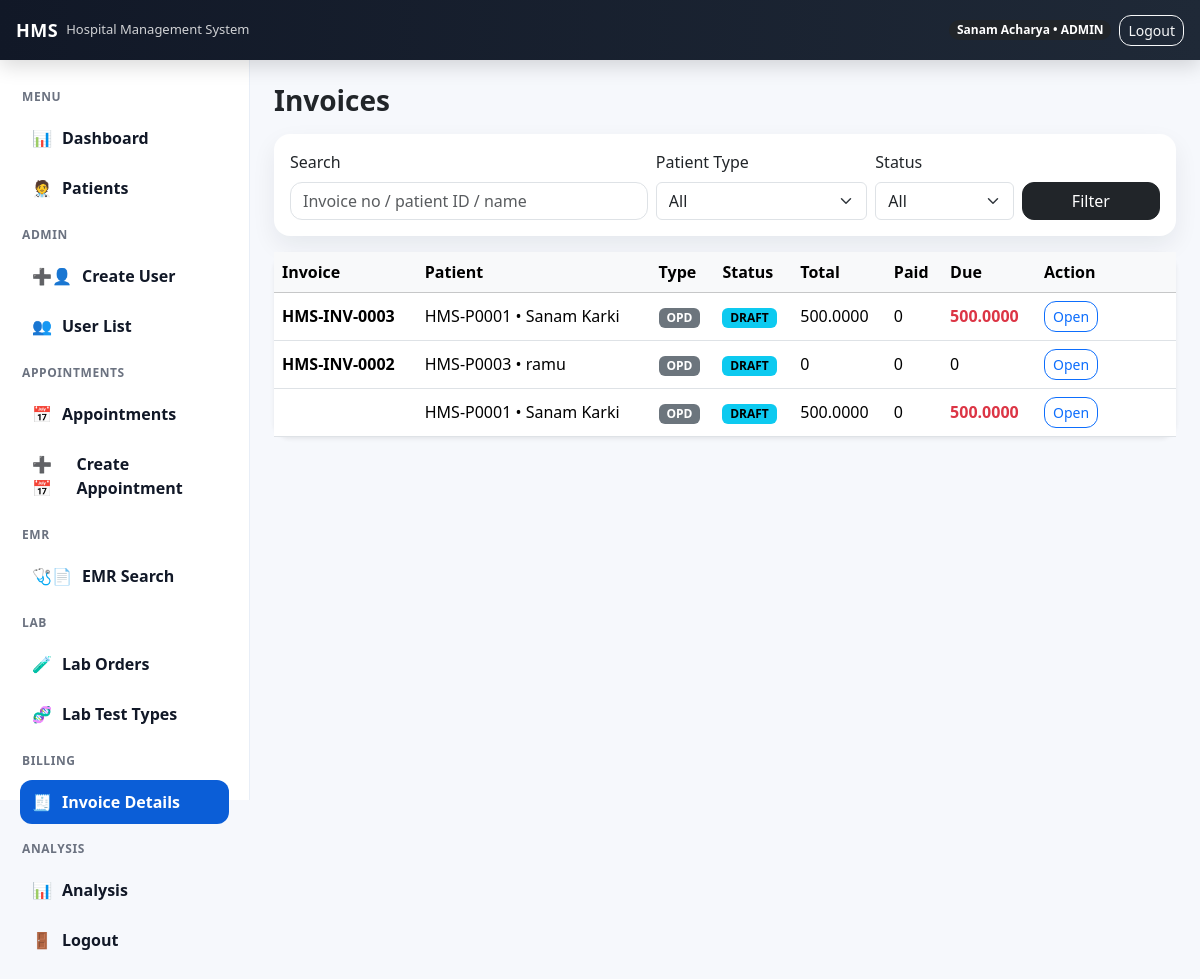
Page /billing/invoices/ (signed in) on the earlier database version.
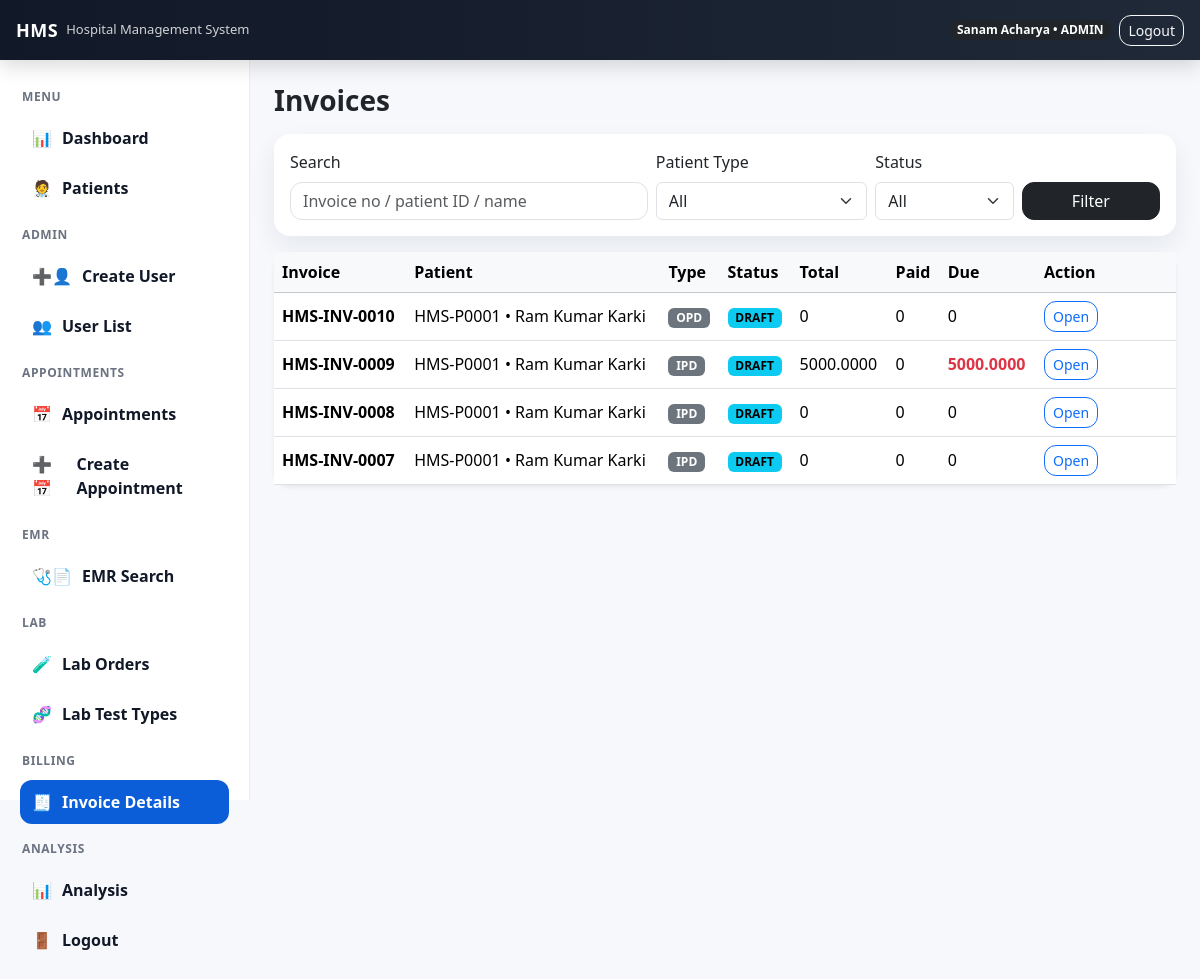
Same page on the later database version.
### accounts/models.py (models this page shows, shortened)
class BillingInvoice(models.Model):
    class PatientType(models.TextChoices):
        OPD = "OPD", "Opd"
        IPD = "IPD", "Ipd"
    class Status(models.TextChoices):
        DRAFT = "DRAFT", "Draft"
        PARTIAL = "PARTIAL", "Partial"
        PAID = "PAID", "Paid"
        CANCELLED = "CANCELLED", "Cancelled"
    invoice_no = models.CharField(max_length=30, unique=True, blank=True, null=True)
    patient = models.ForeignKey("Patient", on_delete=models.CASCADE, related_name="invoices")
    patient_type = models.CharField(max_length=10, choices=PatientType.choices, default=PatientType.OPD)
    appointment = models.ForeignKey("Appointment", on_delete=models.SET_NULL, null=True, blank=True, related_name="invoices")
    lab_order = models.ForeignKey("LabOrder", on_delete=models.SET_NULL, null=True, blank=True, related_name="invoices")
    admission = models.ForeignKey("Admission", on_delete=models.SET_NULL, null=True, blank=True, related_name="invoices")
    status = models.CharField(max_length=15, choices=Status.choices, default=Status.DRAFT)
    discount = models.DecimalField(max_digits=10, decimal_places=2, default=0)
    tax = models.DecimalField(max_digits=10, decimal_places=2, default=0)
    created_by = models.ForeignKey(settings.AUTH_USER_MODEL, on_delete=models.SET_NULL, null=True, related_name="created_invoices")
    created_at = models.DateTimeField(auto_now_add=True)
    @property
    def subtotal(self):
        return sum((i.line_total for i in self.items.all()), Decimal("0"))
    @property
    def grand_total(self):
        total = self.subtotal + (self.tax or 0) - (self.discount or 0)
        return total if total > 0 else Decimal("0")
    @property
    def paid_amount(self):
        return sum((p.amount for p in self.payments.all()), Decimal("0"))
    @property
    def due_amount(self):
        due = self.grand_total - self.paid_amount
        return due if due > 0 else Decimal("0")

class Patient(models.Model):
    patient_id = models.CharField(max_length=20, unique=True, editable=False)
    full_name = models.CharField(max_length=150)
    phone_number = models.CharField(max_length=20, blank=True)
    email = models.EmailField(blank=True, null=True)
    address = models.CharField(max_length=255, blank=True)
    gender = models.CharField(max_length=10, choices=[("MALE", "Male"), ("FEMALE", "Female"), ("OTHER", "Other")], blank=True)
    dob = models.DateField(blank=True, null=True)
    created_at = models.DateTimeField(auto_now_add=True)
    assigned_doctor = models.ForeignKey(
        settings.AUTH_USER_MODEL,
        on_delete=models.SET_NULL,
        null=True,
        blank=True,
        related_name="assigned_patients",
        limit_choices_to={"role": "DOCTOR"}
    )

class BillingInvoiceItem(models.Model):
    invoice = models.ForeignKey(BillingInvoice, on_delete=models.CASCADE, related_name="items")
    description = models.CharField(max_length=200)
    qty = models.DecimalField(max_digits=10, decimal_places=2, default=1)
    unit_price = models.DecimalField(max_digits=10, decimal_places=2, default=0)
    lab_test_type = models.ForeignKey("LabTestType", on_delete=models.SET_NULL, null=True, blank=True)
    ward = models.ForeignKey("Ward", on_delete=models.SET_NULL, null=True, blank=True)
    bed = models.ForeignKey("Bed", on_delete=models.SET_NULL, null=True, blank=True)
    @property
    def line_total(self):
        return(self.qty or 0) * (self.unit_price or 0)

### accounts/views.py (the view)
# urls.py: path("billing/invoices/", invoice_list_view, name="invoice_list"),
@login_required
@roles_required("ADMIN", "CASHIER", "ACCOUNTANT")
def invoice_list_view(request):
    q = (request.GET.get("q") or "").strip()
    status = (request.GET.get("status") or "").strip()
    ptype = (request.GET.get("ptype") or "").strip()
    qs = BillingInvoice.objects.select_related("patient").order_by("-id")
    if q:
        qs = qs.filter(
            Q(invoice_no__icontains=q) |
            Q(patient__patient_id__icontains=q) |
            Q(patient__full_name__icontains=q)
        )
    if status:
        qs = qs.filter(status=status)
    if ptype:
        qs = qs.filter(patient_type=ptype)
    return render(request, "accounts/invoice_list.html", {
        "invoices": qs,
        "q": q,
        "status": status,
        "ptype": ptype,
        "status_choices": BillingInvoice.Status.choices,
        "ptype_choices": BillingInvoice.PatientType.choices,
    })

### templates/accounts/invoice_list.html (shortened to what this page needs)
{% extends "base.html" %}
{% block content %}
<div class="d-flex justify-content-between align-items-center mb-3">
  <h3 class="fw-bold mb-0">Invoices</h3>
</div>
<form method="get" class="card p-3 mb-3">
  <div class="row g-2 align-items-end">
    <div class="col-md-5">
      <label class="form-label">Search</label>
      <input class="form-control" name="q" value="{{ q }}" placeholder="Invoice no / patient ID / name">
    </div>
    <div class="col-md-3">
      <label class="form-label">Patient Type</label>
      <select class="form-select" name="ptype">
        <option value="">All</option>
      </select>
    </div>
    <div class="col-md-2">
      <label class="form-label">Status</label>
      <select class="form-select" name="status">
        <option value="">All</option>
      </select>
    </div>
    <div class="col-md-2 d-grid">
      <button class="btn btn-dark">Filter</button>
    </div>
  </div>
</form>
<div class="card shadow-sm">
  <div class="table-responsive">
    <table class="table table-hover mb-0 align-middle">
      <thead class="table-light">
        <tr>
          <th>Invoice</th>
          <th>Patient</th>
          <th>Type</th>
          <th>Status</th>
          <th>Total</th>
          <th>Paid</th>
          <th>Due</th>
          <th style="width:140px;">Action</th>
        </tr>
      </thead>
      <tbody>
        {% for inv in invoices %}
        <tr>
          <td class="fw-semibold">{{ inv.invoice_no }}</td>
          <td>{{ inv.patient.patient_id }} • {{ inv.patient.full_name }}</td>
          <td><span class="badge text-bg-secondary">{{ inv.patient_type }}</span></td>
          <td><span class="badge text-bg-info">{{ inv.status }}</span></td>
          <td>{{ inv.grand_total }}</td>
          <td>{{ inv.paid_amount }}</td>
          <td class="{% if inv.due_amount > 0 %}text-danger fw-bold{% endif %}">{{ inv.due_amount }}</td>
          <td>
            <a class="btn btn-sm btn-outline-primary" href="{% url 'invoice_detail' inv.id %}">Open</a>
          </td>
        </tr>
        {% empty %}
        <tr><td colspan="8" class="text-center text-muted py-4">No invoices found.</td></tr>
        {% endfor %}
      </tbody>
    </table>
  </div>
</div>
{% endblock %}

Differences in the rows shown:
removed BillingInvoice: invoice_no "HMS-INV-0003", patient.patient_id "HMS-P0001", patient.full_name "Sanam Karki", patient_type "OPD", status "DRAFT", grand_total "500.0000", paid_amount "0", due_amount "500.0000"
removed BillingInvoice: invoice_no "HMS-INV-0002", patient.patient_id "HMS-P0003", patient.full_name "ramu", patient_type "OPD", status "DRAFT", grand_total "0", paid_amount "0", due_amount "0"
removed BillingInvoice: patient.patient_id "HMS-P0001", patient.full_name "Sanam Karki", patient_type "OPD", status "DRAFT", grand_total "500.0000", paid_amount "0", due_amount "500.0000"
added BillingInvoice: invoice_no "HMS-INV-0010", patient.patient_id "HMS-P0001", patient.full_name "Ram Kumar Karki", patient_type "OPD", status "DRAFT", grand_total "0", paid_amount "0", due_amount "0"
added BillingInvoice: invoice_no "HMS-INV-0009", patient.patient_id "HMS-P0001", patient.full_name "Ram Kumar Karki", patient_type "IPD", status "DRAFT", grand_total "5000.0000", paid_amount "0", due_amount "5000.0000"
added BillingInvoice: invoice_no "HMS-INV-0008", patient.patient_id "HMS-P0001", patient.full_name "Ram Kumar Karki", patient_type "IPD", status "DRAFT", grand_total "0", paid_amount "0", due_amount "0"
added BillingInvoice: invoice_no "HMS-INV-0007", patient.patient_id "HMS-P0001", patient.full_name "Ram Kumar Karki", patient_type "IPD", status "DRAFT", grand_total "0", paid_amount "0", due_amount "0"
